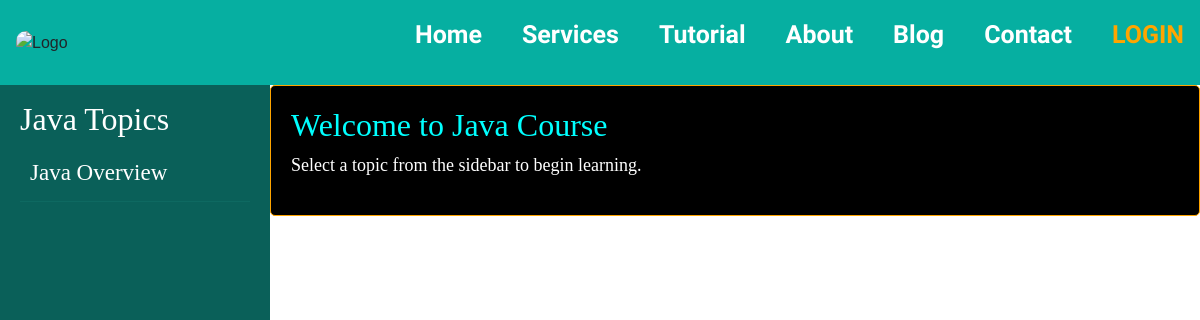
/java-topics/, run on an earlier commit of the app's database.
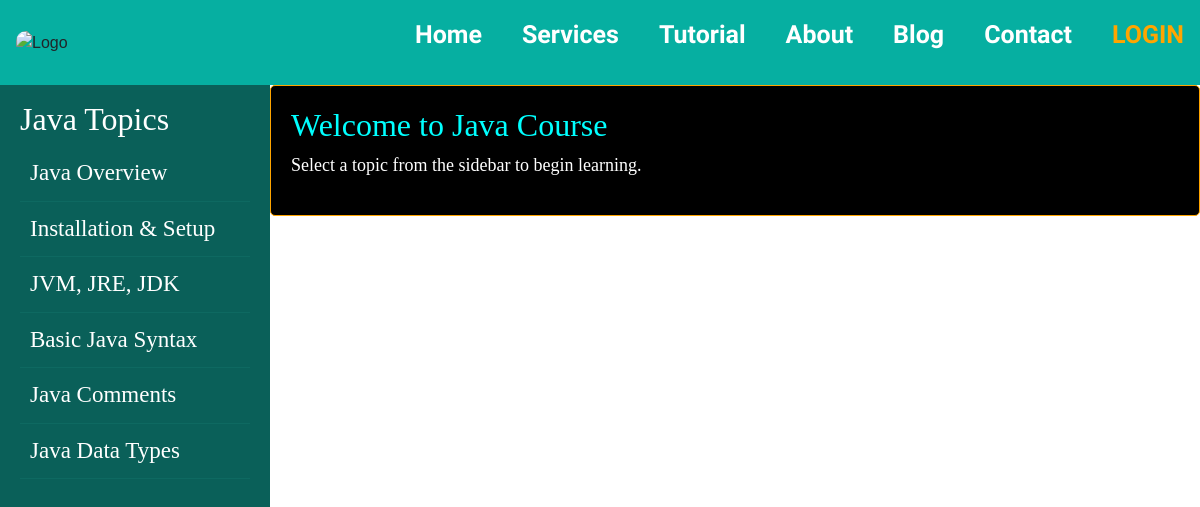
And on a later commit of the database.
### Mywebapp/models.py (models this page shows, shortened)
class JavaTopic(models.Model):
    title = models.CharField(max_length=200)
    subtitle1 = models.CharField(max_length=200, blank=True, null=True)
    content1 = models.TextField(blank=True, null=True)
    content2 = models.TextField(blank=True, null=True)
    content3 = models.TextField(blank=True, null=True)
    content4 = models.TextField(blank=True, null=True)
    content5 = models.TextField(blank=True, null=True)

### Mywebapp/views.py (the view)
# urls.py: path('java-topics/', java_topic_list, name='java_topic_list'),
def java_topic_list(request):
    topics = JavaTopic.objects.all()
    return render(request, 'java.html', {'topics': topics})

### Mywebapp/Templates/Java.html (shortened to what this page needs)
{% load static %}
<!DOCTYPE html>
<html lang="en">
<head>
    <link href="https://cdn.jsdelivr.net/npm/bootstrap@5.3.2/dist/css/bootstrap.min.css" rel="stylesheet">
</head>
<body>
    <nav class="navbar">
        <div class="logo"><img src="{% static 'Images/Stec.png' %}" alt="Logo"></div>
        <ul class="nav-links" id="navLinks">
            <li><a href="/home/">Home</a></li>
            <li><a href="/Service/">Services</a></li>
            <li><a href="/program/">Tutorial</a></li>
            <li><a href="/About/">About</a></li>
            <li><a href="/blog/">Blog</a></li>
            <li><a href="/contact/">Contact</a></li>
            <li><a href="/Login1/" class="login">LOGIN</a></li>
        </ul>
    </nav>
    <div class="sidebar" id="sidebar">
        <h2>Java Topics</h2>
        {% for topic in topics %}
            <a href="#" onclick="loadContent('{{ topic.id }}'); return false;">{{ topic.title }}</a>
        {% endfor %}
    </div>
    <div class="content" id="mainContent">
        <h2>Welcome to Java Course</h2>
        <p>Select a topic from the sidebar to begin learning.</p>
    </div>
</body>
</html>

What changed in the data, as far as the page shows it:
added JavaTopic: title "Installation & Setup"
added JavaTopic: title "JVM, JRE, JDK"
added JavaTopic: title "Basic Java Syntax"
added JavaTopic: title "Java Comments"
added JavaTopic: title "Java Data Types"
